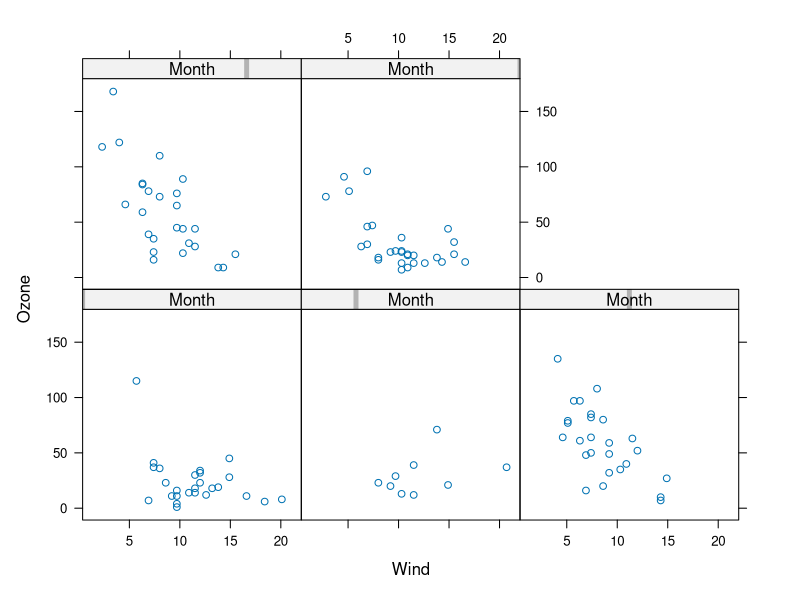
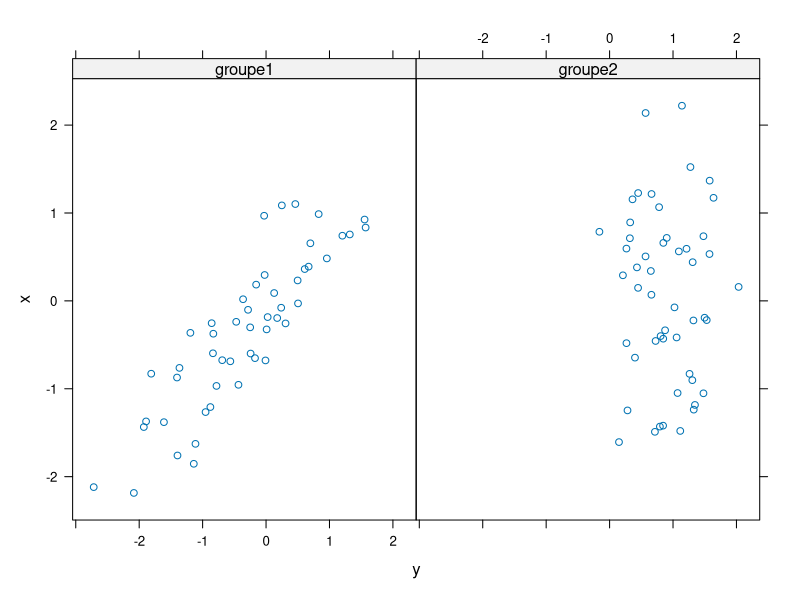
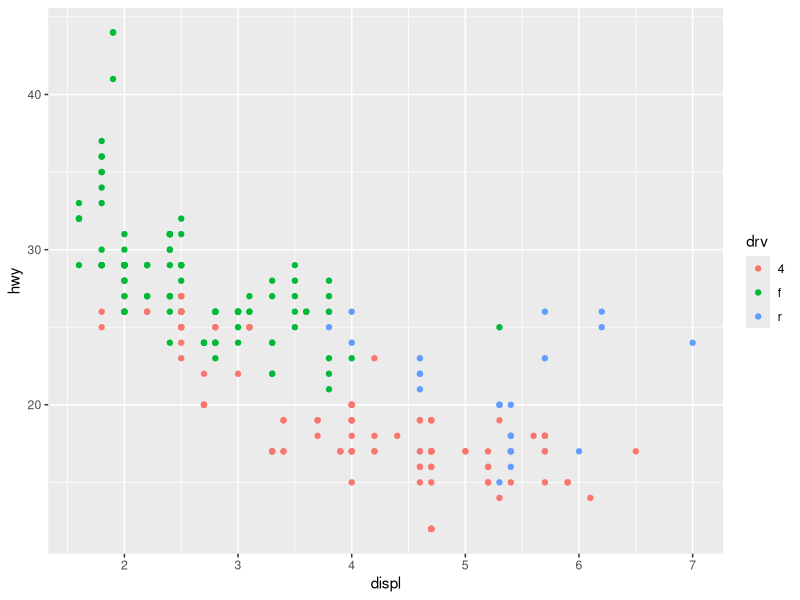
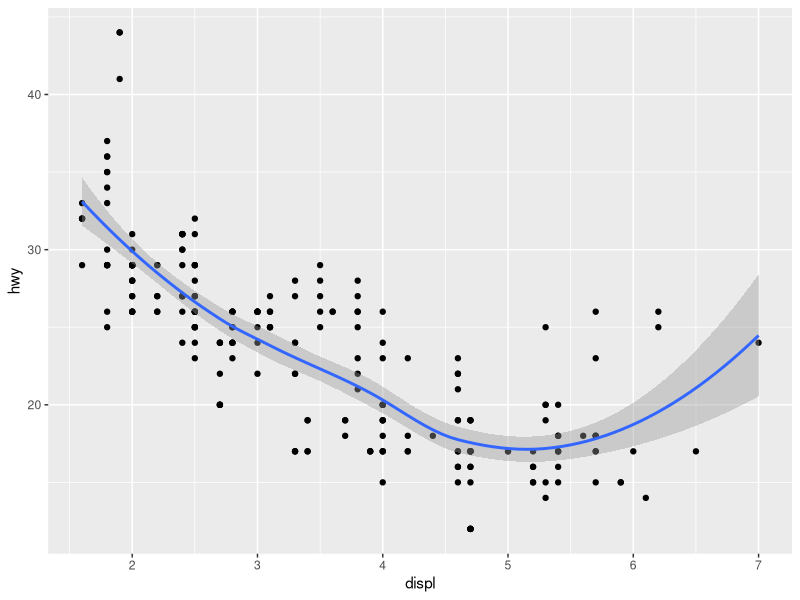
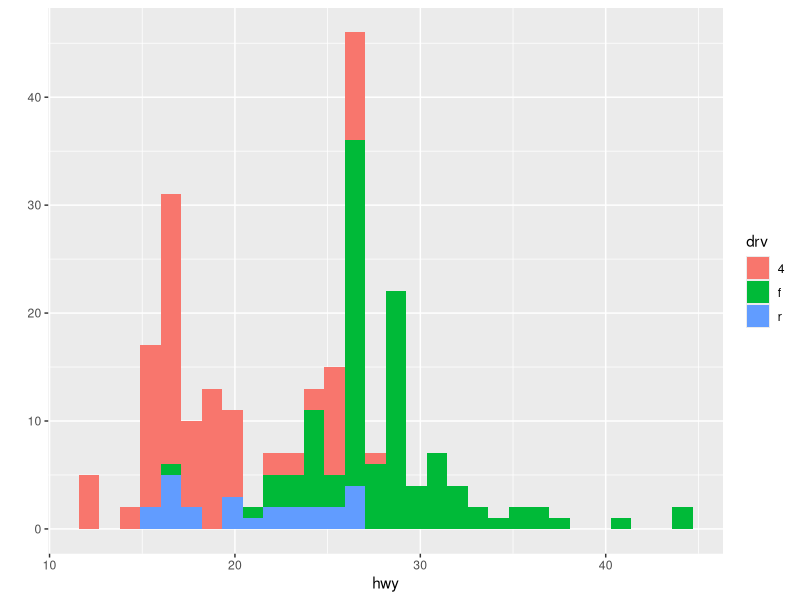
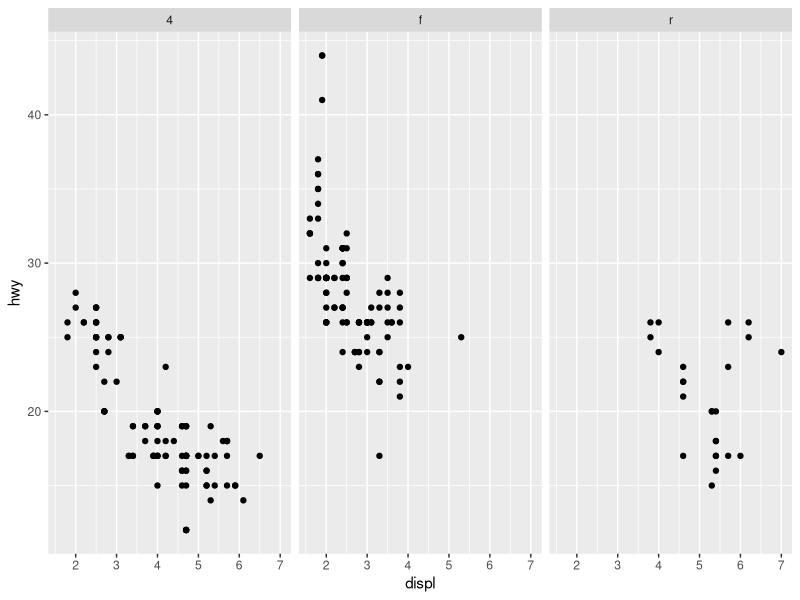
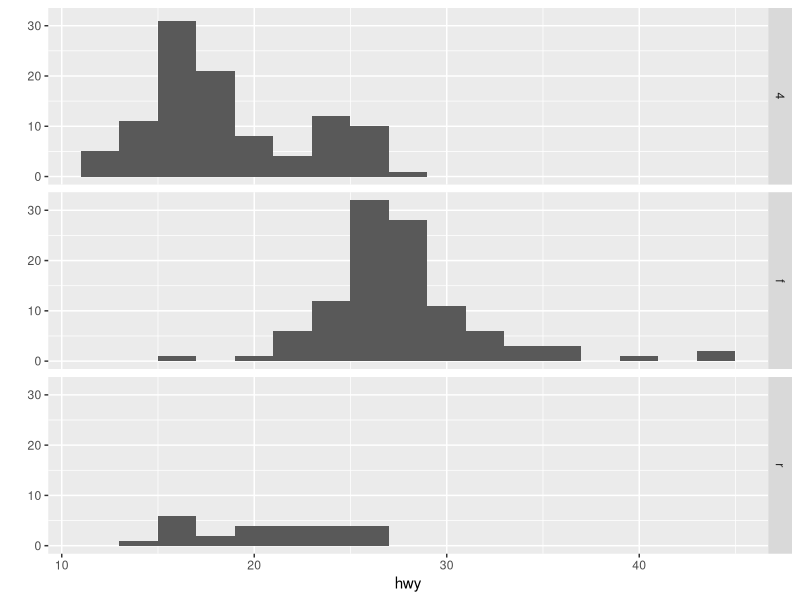

Here is the R script that generated these plots, in order: (Note: this script raises an error after producing the figures.)
#using lattice plot
library(lattice)
library(datasets)

## Simple scatterplot
xyplot(Ozone~Wind|Month,data=airquality)

set.seed(10)
x<-rnorm(100)
f<-rep(0:1,each=50)
y<-x+f-f*x+rnorm(100,sd=0.5)

f<-factor(f,labels=c("groupe1","groupe2"))

xyplot(x~y|f,layout=c(2,1))

  
###############################################################
#using ggplot2
library(ggplot2)
  
str(mpg)

#color variable assign a color to the variable
qplot(displ,hwy,data=mpg,color=drv)

#displaying smoother (statistical thing) --> geom argument
qplot(displ,hwy,data=mpg,geom=c("point","smooth"))

# making a histogram using qplot
qplot(hwy,data=mpg,fill=drv)

#using facets
qplot(displ,hwy,data=mpg,facets=.~drv)
         #or
qplot(hwy,data=mpg,facets=drv~. , binwidth=2)

library(nlme)
library(lattice)


lattice
Diet
Diet$weight
str(weight)

str(BodyWeight)

library(datasets)
data(airquality)

airquality = transform(airquality, Month = factor(Month))
qplot(Wind, Ozone, data = airquality, facets = . ~ Month)

